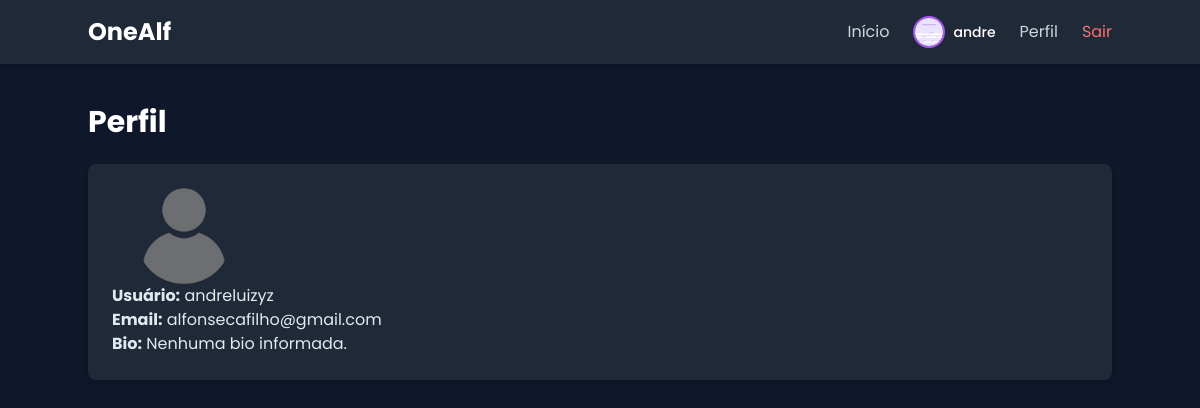
/perfil/andreluizyz (signed in), run on the app's committed database.
### core/models.py (models this page shows, shortened)
class Perfil(models.Model):
    usuario = models.OneToOneField(User, on_delete=models.CASCADE)
    foto = models.ImageField(upload_to='fotos_perfil/', blank=True, null=True)
    bio = models.TextField(blank=True, null=True)

### core/views.py (the view)
# urls.py: path('perfil/<str:username>', views.perfil, name='perfil'),
@login_required(login_url='login')
def perfil(request, username):
    user = get_object_or_404(User, username=username)
    perfil = get_object_or_404(Perfil, usuario=user)
    return render(request, 'perfil.html', {'perfil': perfil})

### core/templates/perfil.html (shortened to what this page needs)
{% extends 'base.html' %}
{% load static %}
{% block content %}
<div class="container mx-auto mt-10">
    {% if perfil.usuario.username == user.username %}
            <h2 class="text-3xl font-bold text-white mb-6">Meu Perfil</h2>
            {% else %}
            <h2 class="text-3xl font-bold text-white mb-6">Perfil</h2>
            {% endif %}
    <div class="bg-gray-800 p-6 rounded-lg shadow-md">
        <div class="flex-shrink-0 mb-4 md:mb-0 md:ml-6">
            {% if perfil.foto %}
                <img src="{{ perfil.foto.url }}" alt="Foto de perfil" class="w-24 h-24 rounded-full object-cover" />
            {% else %}
                <img src="{% static 'img/default-user.png' %}" alt="Foto padrão" class="w-24 h-24 rounded-full object-cover" />
            {% endif %}
        </div>
        <div class="flex-grow text-center md:text-left">
            <p><strong>Usuário:</strong> {{ perfil.usuario.username }}</p>
            <p><strong>Email:</strong> {{ perfil.usuario.email }}</p>
            <p><strong>Bio:</strong> {{ perfil.bio|default:"Nenhuma bio informada." }}</p>
        </div>
    </div>
</div>
{% endblock %}

### templates/navbar.html (shortened to what this page needs)
{% load static %}
<nav class="bg-gray-800 p-4 shadow-md">
    <div class="container mx-auto flex justify-between items-center">
        <a href="{% url 'home' %}" class="text-2xl font-bold text-white">OneAlf</a>
        <div class="hidden md:flex items-center space-x-6">
        <a href="{% url 'home' %}" class="text-gray-300 hover:text-white transition duration-300">Início</a>
        {% if user.is_authenticated %}
            <div class="flex items-center space-x-2">
                {% if user.perfil.foto %}
                    <img src="{{ user.perfil.foto.url }}" alt="Perfil" class="w-8 h-8 rounded-full object-cover border-2 border-purple-500">
                {% else %}
                    <img src="{% static 'img/default-user.png' %}" alt="Perfil" class="w-8 h-8 rounded-full object-cover border-2 border-purple-500">
                {% endif %}
                <span class="text-white text-sm font-medium">{{ user.username }}</span>
            </div>
            <a href="{% url 'perfil' request.user.username %}" class="text-gray-300 hover:text-white transition duration-300">Perfil</a>
            <form method="POST" action="{% url 'logout' %}" class="inline">
                <button type="submit" class="text-red-400 hover:text-red-500 transition duration-300">Sair</button>
            </form>
        {% else %}
            <a href="{% url 'login' %}" class="text-gray-300 hover:text-white transition duration-300">Entrar</a>
            <a href="{% url 'register' %}" class="text-gray-300 hover:text-white transition duration-300">Registrar</a>
        {% endif %}
        </div>
    </div>
</nav>

### static/css/style.css (style rules this page uses)
body { font-family: 'Poppins', sans-serif; background-color: #0f172a; color: #e2e8f0; }

### data on the page
Perfil: usuario.username "andreluizyz", usuario.email "alfonsecafilho@gmail.com", bio "Nenhuma bio informada."

### other printed values
{{ user.username }} "andre"
